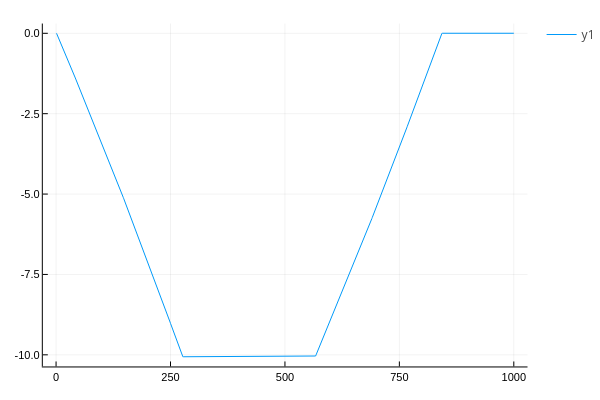

Here is the notebook cell this chart was saved with:
### Code cell
plot(a_mks*Δa_soln)

### Figure 1 — Plotly figure (JSON) as saved in the notebook; plotly's stock layout.template omitted (floating-point values rounded to 4 significant figures; data arrays with more than 128 entries replaced by an {"elided": "..."} marker saying what was removed)
{"data": [{"colorbar": {"title": {"text": ""}}, "legendgroup": "y1", "line": {"color": "rgba(0, 154, 250, 1.000)", "dash": "solid", "shape": "linear", "width": 1}, "mode": "lines", "name": "y1", "showlegend": true, "type": "scatter", "x": {"elided": "1000 int values"}, "xaxis": "x", "y": {"elided": "1000 float values"}, "yaxis": "y", "zmax": null, "zmin": null}], "layout": {"annotations": [], "height": 400, "legend_position": {"bgcolor": "rgba(255, 255, 255, 1.000)", "bordercolor": "rgba(0, 0, 0, 1)", "borderwidth": 1, "font": {"color": "rgba(0, 0, 0, 1)", "family": "sans-serif", "size": 11}, "title": {"font": {"color": "rgba(0, 0, 0, 1)", "family": "sans-serif", "size": 15}, "text": ""}, "tracegroupgap": 0, "traceorder": "normal", "x": 1, "xanchor": "auto", "y": 1, "yanchor": "auto"}, "margin": {"b": 20, "l": 0, "r": 0, "t": 20}, "paper_bgcolor": "rgba(255, 255, 255, 1.000)", "plot_bgcolor": "rgba(255, 255, 255, 1.000)", "showlegend": true, "width": 600, "xaxis": {"anchor": "y", "domain": [0.08064, 0.9934], "gridcolor": "rgba(0, 0, 0, 0.1)", "gridwidth": 0.5, "linecolor": "rgba(0, 0, 0, 1)", "mirror": false, "range": [-28.97, 1030.0], "showgrid": true, "showline": true, "showticklabels": true, "tickangle": 0, "tickcolor": "rgb(0, 0, 0)", "tickfont": {"color": "rgba(0, 0, 0, 1)", "family": "sans-serif", "size": 11}, "tickmode": "array", "ticks": "inside", "ticktext": ["0", "250", "500", "750", "1000"], "tickvals": [0, 250, 500, 750, 1000], "title": {"font": {"color": "rgba(0, 0, 0, 1)", "family": "sans-serif", "size": 15}, "text": ""}, "type": "linear", "visible": true, "zeroline": false, "zerolinecolor": "rgba(0, 0, 0, 1)"}, "yaxis": {"anchor": "x", "domain": [0.03762, 0.9902], "gridcolor": "rgba(0, 0, 0, 0.1)", "gridwidth": 0.5, "linecolor": "rgba(0, 0, 0, 1)", "mirror": false, "range": [-10.36, 0.3036], "showgrid": true, "showline": true, "showticklabels": true, "tickangle": 0, "tickcolor": "rgb(0, 0, 0)", "tickfont": {"color": "rgba(0, 0, 0, 1)", "family": "sans-serif", "size": 11}, "tickmode": "array", "ticks": "inside", "ticktext": ["-10.0", "-7.5", "-5.0", "-2.5", "0.0"], "tickvals": [-10, -7.5, -5, -2.5, 0], "title": {"font": {"color": "rgba(0, 0, 0, 1)", "family": "sans-serif", "size": 15}, "text": ""}, "type": "linear", "visible": true, "zeroline": false, "zerolinecolor": "rgba(0, 0, 0, 1)"}}}
